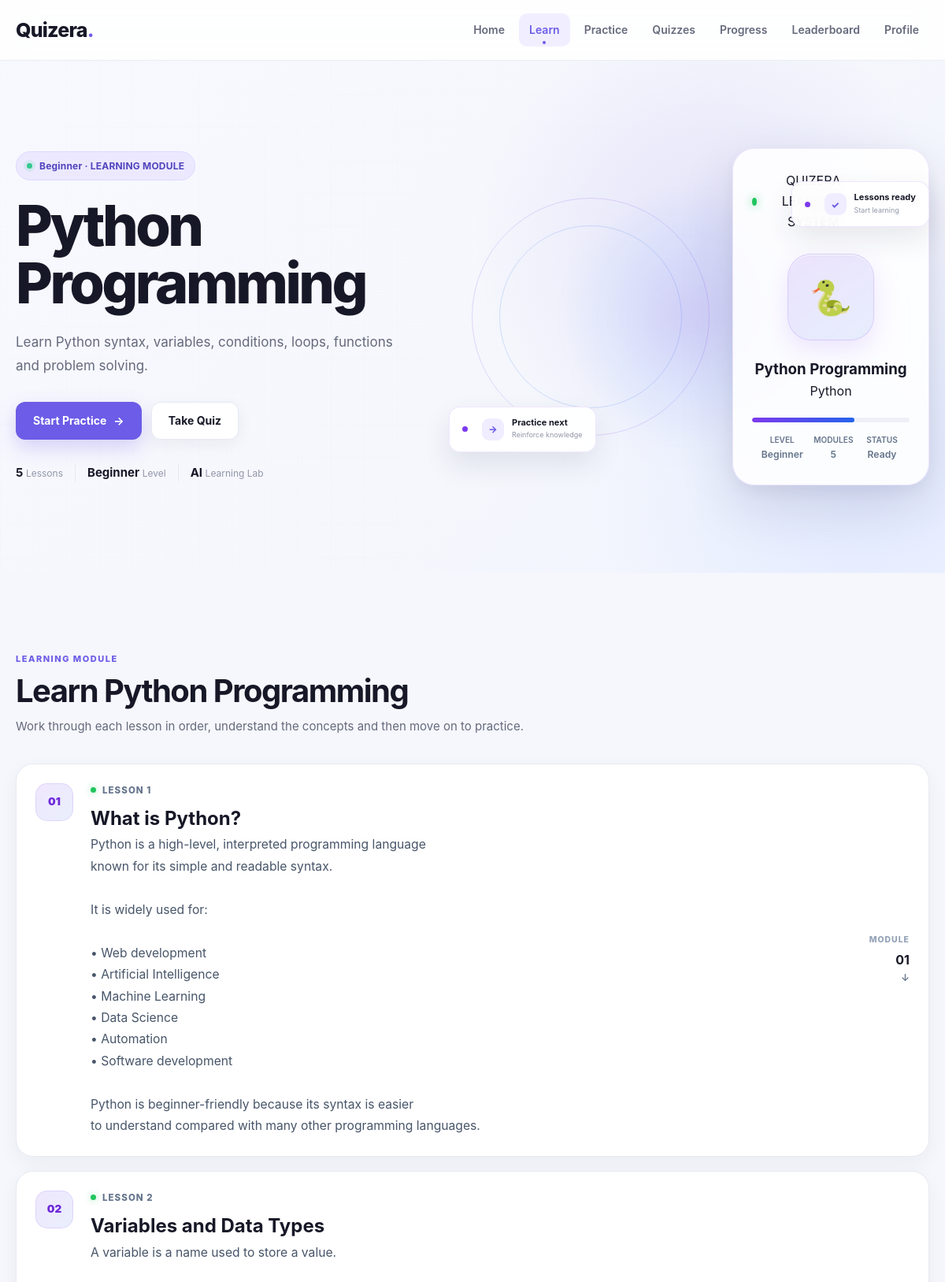
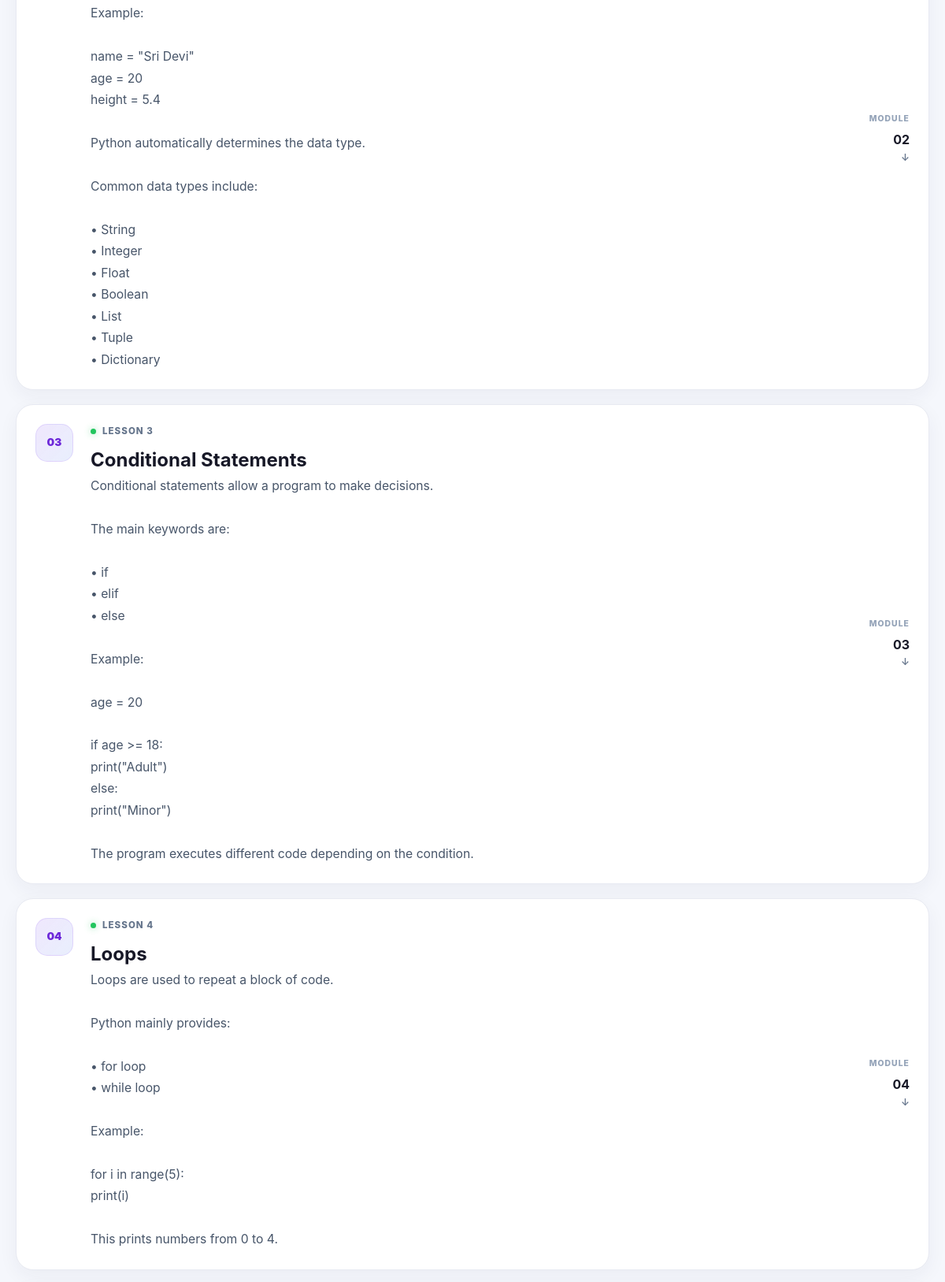
Screenshot of /learn/81 (upper part) with the database file from the repository (2 pictures, top to bottom).
### tables this page shows
CREATE TABLE learning_topics (
            id INTEGER PRIMARY KEY AUTOINCREMENT,
            title TEXT NOT NULL,
            description TEXT,
            category TEXT NOT NULL,
            level TEXT DEFAULT 'Beginner',
            icon TEXT DEFAULT '📚'
        );

### app.py (the view, shortened to what this page needs)
@app.route("/learn/<int:topic_id>")
def learn_topic(topic_id):
    db = get_db()
    topic = db.execute("""
        SELECT *
        FROM learning_topics
        WHERE id = ?
    """, (topic_id,)).fetchone()
    db.close()
    if topic is None:
        return render_template("404.html"), 404
    topic = dict(topic)
    content = LEARNING_CONTENT.get(
        topic["title"]
    )
    return render_template(
        "learn_topic.html",
        topic=topic,
        content=content
    )

### app.py (called while the page is built)
def get_db():
    connection = sqlite3.connect(DATABASE)
    connection.row_factory = sqlite3.Row
    return connection

### templates/learn_topic.html (shortened to what this page needs)
<!DOCTYPE html>
<html lang="en">
<head>
    <link
        rel="stylesheet"
        href="{{ url_for('static', filename='css/style.css') }}"
    >
</head>
<body>
<nav class="navbar">
    <div class="navbar-container">
        <a
            href="{{ url_for('home') }}"
            class="logo"
        >
            Quizera<span>.</span>
        </a>
        <div class="nav-links">
            <a href="{{ url_for('home') }}">
                Home
            </a>
            <a
                href="{{ url_for('learn') }}"
                class="active"
            >
                Learn
            </a>
            <a href="{{ url_for('practice') }}">
                Practice
            </a>
            <a href="{{ url_for('quizzes') }}">
                Quizzes
            </a>
            <a href="{{ url_for('progress') }}">
                Progress
            </a>
            <a href="{{ url_for('leaderboard') }}">
                Leaderboard
            </a>
            <a href="{{ url_for('profile') }}">
                Profile
            </a>
        </div>
    </div>
</nav>
<main>
<section class="hero ai-hero">
    <div class="ai-grid"></div>
    <div class="hero-container">
        <div class="hero-content">
            <div class="hero-badge ai-badge">
                <span class="status-dot"></span>
                {{ content.level }} · LEARNING MODULE
            </div>
            <h1>
                {{ content.title }}
            </h1>
            <p>
                {{ topic.description }}
            </p>
            <div class="hero-actions">
                <a
                    href="{{ url_for(
                        'practice_category',
                        category=topic.category
                    ) }}"
                    class="btn btn-primary"
                >
                    Start Practice
                    <span>→</span>
                </a>
                <a
                    href="{{ url_for(
                        'quiz',
                        category=topic.category
                    ) }}"
                    class="btn btn-secondary"
                >
                    Take Quiz
                </a>
            </div>
            <div class="hero-mini-info">
                <span>
                    <strong>
                        {{ content.sections|length }}
                    </strong>
                    Lessons
                </span>
                <span>
                    <strong>
                        {{ content.level }}
                    </strong>
                    Level
                </span>
                <span>
                    <strong>
                        AI
                    </strong>
                    Learning Lab
                </span>
            </div>
        </div>
        <div class="hero-visual topic-hero-visual">
            <div class="robot-glow"></div>
            <div class="topic-tech-orbit"></div>
            <div class="topic-visual-card">
                <div class="topic-visual-header">
                    <span class="topic-system-dot"></span>
                    QUIZERA LEARNING SYSTEM
                    <span class="topic-system-status">
                    </span>
                </div>
                <div class="topic-main-icon">
                    {{ content.icon }}
                </div>
                <h3>
                    {{ content.title }}
                </h3>
                <p>
                    {{ topic.category }}
                </p>
                <div class="topic-progress-line">
                </div>
                <div class="topic-visual-meta">
                    <span>
                        <small>LEVEL</small>
                        {{ content.level }}
                    </span>
                    <span>
                        <small>MODULES</small>
                        {{ content.sections|length }}
                    </span>
                    <span>
                        <small>STATUS</small>
                        Ready
                    </span>
                </div>
            </div>
            <div class="robot-data-card topic-data-one">
                <span class="data-icon">
                    ✓
                </span>
                <div>
                    <strong>
                        Lessons ready
                    </strong>
                    <small>
                        Start learning
                    </small>
                </div>
            </div>
            <div class="robot-data-card topic-data-two">
                <span class="data-icon">
                    →
                </span>
                <div>
                    <strong>
                        Practice next
                    </strong>
                    <small>
                        Reinforce knowledge
                    </small>
                </div>
            </div>
        </div>
    </div>
</section>
<section class="section ai-section">
    <div class="section-header">
        <div>
            <span class="section-label">
                LEARNING MODULE
            </span>
            <h2>
                Learn {{ content.title }}
            </h2>
            <p>
                Work through each lesson in order,
                understand the concepts and then move
                on to practice.
            </p>
        </div>
    </div>
    {% if content.sections %}
    <div class="ai-lesson-list">
        {% for section in content.sections %}
        <article class="ai-lesson-card">
            <div class="ai-lesson-number">
                <span>
                    {{ "%02d"|format(loop.index) }}
                </span>
            </div>
            <div class="ai-lesson-body">
                <div class="ai-lesson-meta">
                    <span class="lesson-status-dot"></span>
                    LESSON {{ loop.index }}
                </div>
                <h2>
                    {{ section.title }}
                </h2>
                <div class="ai-lesson-text">
                    {{ section.content
                        | trim
                        | replace('\n', '<br>')
                        | safe
                    }}
                </div>
            </div>
            <div class="ai-lesson-side">
                <span class="lesson-side-label">
                    MODULE
                </span>
                <strong>
                    {{ "%02d"|format(loop.index) }}
                </strong>
                {% if not loop.last %}
                <span class="lesson-next-line">
                    ↓
                </span>
                {% else %}
                <span class="lesson-complete-icon">
                    ✓
                </span>
                {% endif %}
            </div>
        </article>
        {% endfor %}
    </div>
    {% endif %}
</section>
</main>
</body>
</html>

### rows the page displays
learning_topics: level "Beginner", title "Python Programming", description "Learn Python syntax, variables, conditions, loops, functions and problem solving.", category "Python"

### other values shown
{{ content.sections|length }} "5"
{{ content.icon }} "🐍"
{{ "%02d"|format(loop.index) }} "01" "02" "03" "04"
{{ section.title }} "What is Python?" "Variables and Data Types" "Conditional Statements" "Loops"
